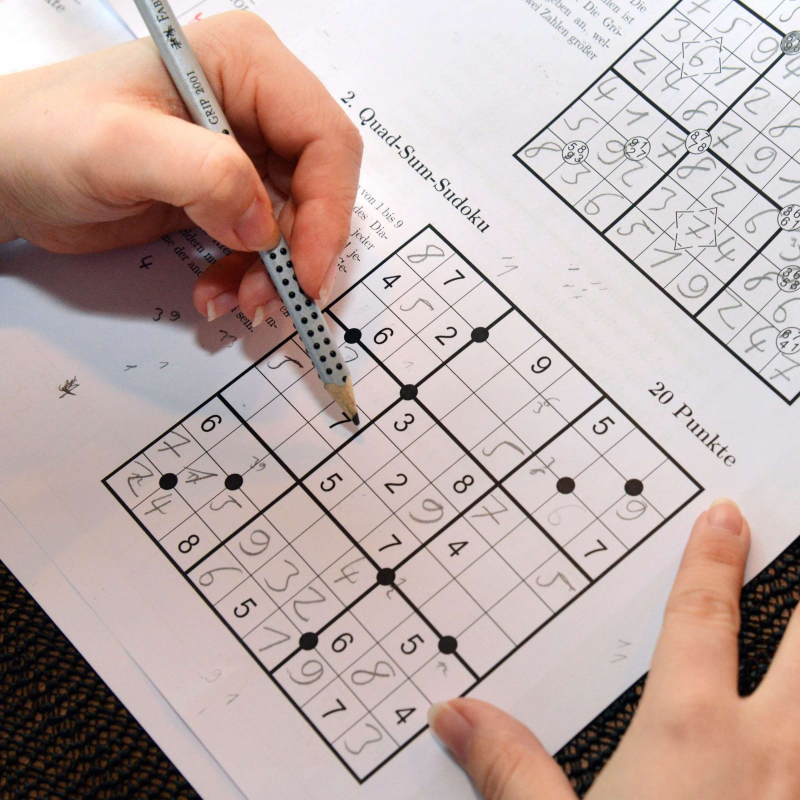
#> input picture test/Samples/9.jpg, 2400 x 2400 px (shown at 1/3 size)
$ jupyter execute Variance_Digit_Detector.ipynb   (older library calls are emulated)
#> lines starting #> are read from the running program, lines starting #| are printed output that depends on the picture
[cell 1]
import cv2 as cv
import numpy as np
import matplotlib
import matplotlib.pyplot as plt
from numba import jit
plt.rc('image', cmap='gray')
plt.rcParams['figure.figsize'] = [12, 8]
plt.rcParams['figure.dpi'] = 100

### First Step (Initalitization)

* Loading an Image
* Conveting it to BW
* Scale it to 600px width*

######  *asumption: Possible Pictures will have a roughly equal distance to the Grid

[cell 2]
Org=cv.imread("Samples/9.jpg")
#> Org is the input picture: shape (2400, 2400, 3); mean B, G, R 167.7, 171.4, 190.3
#Org=cv.imread("Samples/wichtounet/v2_test/image1088.jpg")
Org_Color=cv.resize(Org,(600,round(Org.shape[0]/Org.shape[1]*600)))
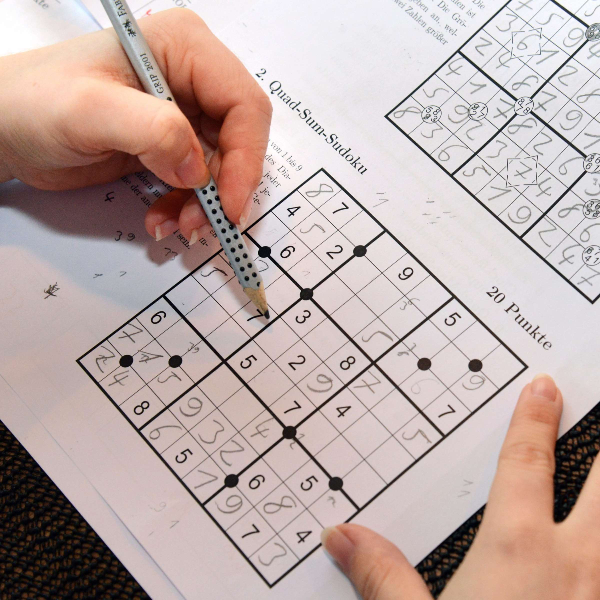
#> Org_Color: shape (600, 600, 3); mean B, G, R 167.8, 171.5, 190.4
Org=cv.cvtColor(Org_Color,cv.COLOR_RGB2GRAY)
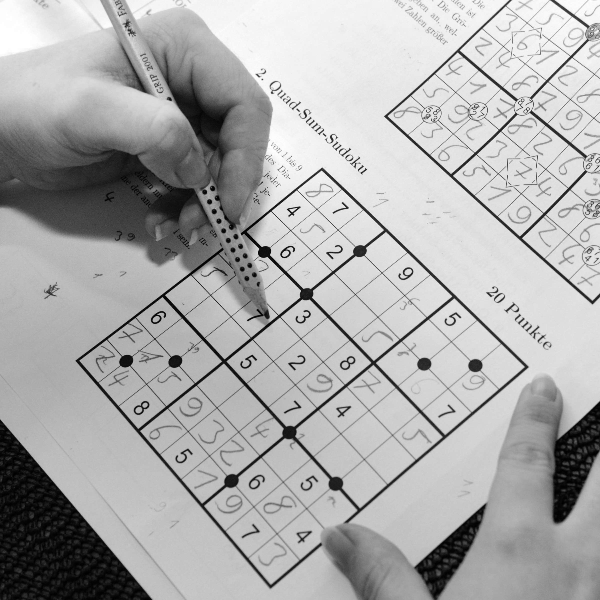
#> Org: shape (600, 600); min 0, max 255, mean 172.5
Org=Org-np.min(Org)
plt.imshow(Org)

[cell 3]
def variance_filter(I, n=7):
    #I=np.array(I,dtype=np.float)

#> called with n = 5
    result=np.zeros(I.shape)


    mean=np.array(cv.GaussianBlur(I,(n,n),1,1),dtype=np.float)
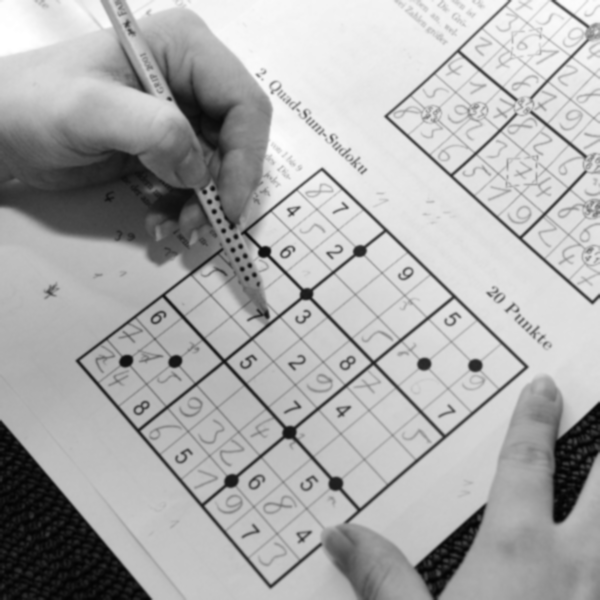
#> mean: shape (600, 600) float64; min 3, max 255, mean 172.5
    return variance_filter_jit(I,mean,n)


@jit(nopython=True)
def variance_filter_jit(I,mean,n):
    h,w=I.shape
    result=mean
    for y in range(h):
        for x in range(w):

            sum=0
            for i in range(-n//2,n//2+1):
                for j in range(-n//2,n//2+1):

                    xi,yi=x+i,y+j
                    sum+=(I[yi,xi]-result[y,x])*(I[yi,xi]-result[y,x])\
                          if xi>0 and yi>0 and yi<h and xi<w else 0

            result[y,x]=sum/(n**2-1)
    return result
